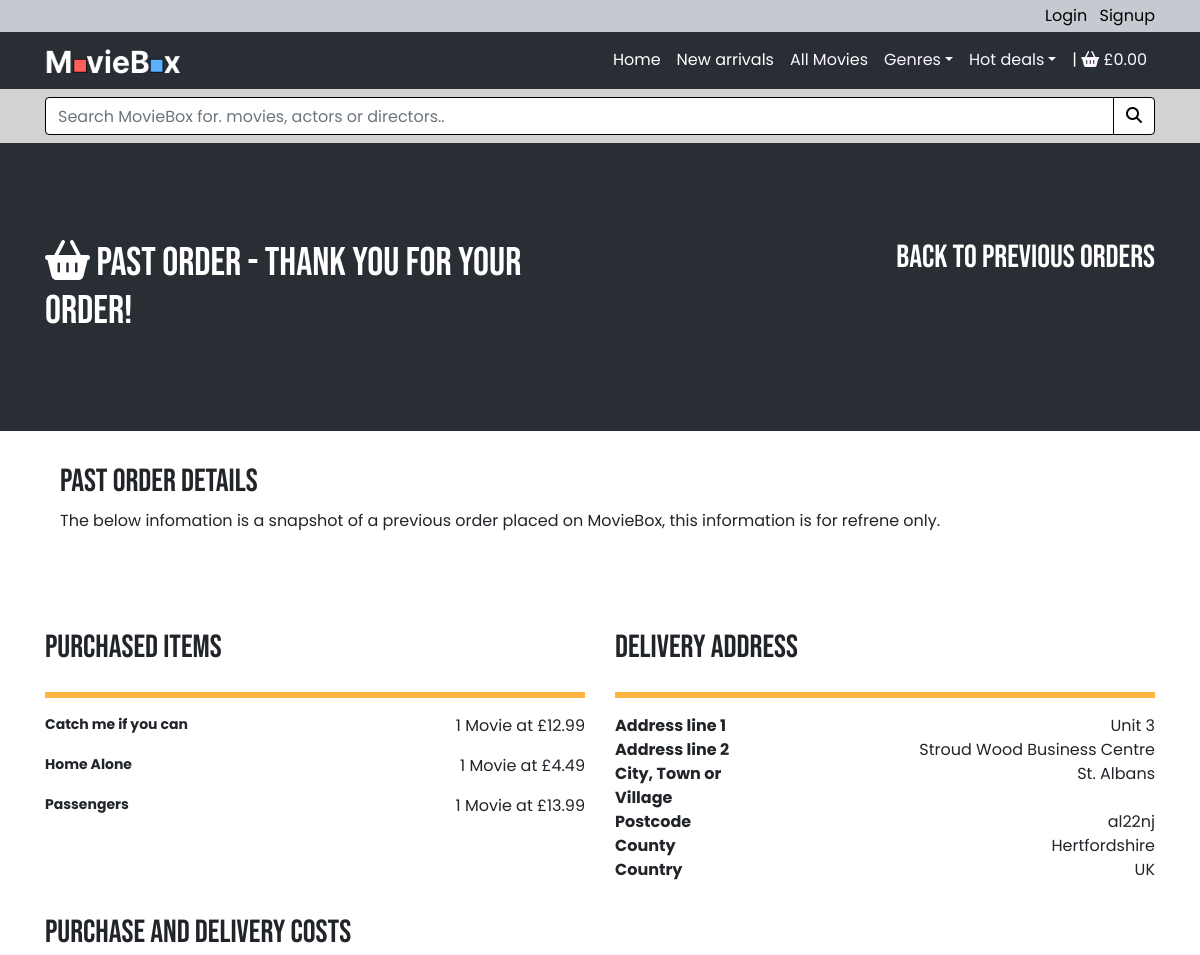
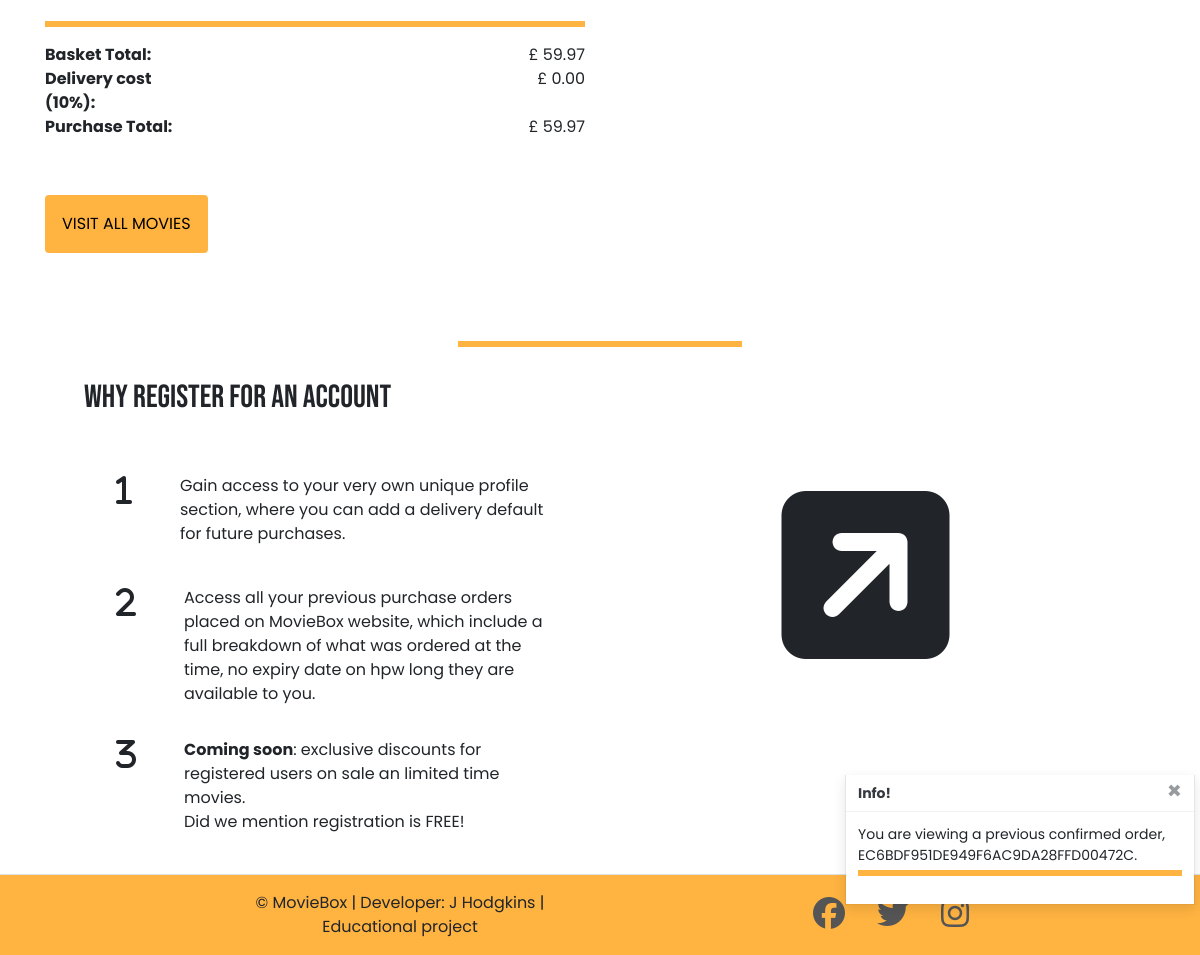
/profile/order_history/EC6BDF951DE949F6AC9DA28FFD00472C, run on the app's committed database (2 pictures, top to bottom).
### purchase/models.py (models this page shows, shortened)
class OrderLineItem(models.Model):
    order = models.ForeignKey(Order, null=False, blank=False, on_delete=models.CASCADE, related_name='lineitems')
    product = models.ForeignKey(Product, null=False, blank=False, on_delete=models.CASCADE)
    grade = models.CharField(max_length=6, null=True, blank=True)  # NEW-A, USED-A
    quantity = models.IntegerField(null=False, blank=False, default=0)
    lineitem_total = models.DecimalField(max_digits=6, decimal_places=2, null=False, blank=False, editable=False)

class Order(models.Model):
    order_number = models.CharField(max_length=32, null=False, editable=False)
    profile = models.ForeignKey(UserProfile, on_delete=models.SET_NULL, null=True, blank=True, related_name='orders')
    date = models.DateTimeField(auto_now_add=True)
    full_name = models.CharField(max_length=50, null=False, blank=False)
    email = models.EmailField(max_length=254, null=False, blank=False)
    phone_number = models.CharField(max_length=20, null=False, blank=False)
    country = models.CharField(max_length=40, null=False, blank=False, default='UK')
    postcode = models.CharField(max_length=20, null=True, blank=True)
    town_or_city = models.CharField(max_length=40, null=False, blank=False)
    street_address1 = models.CharField(max_length=80, null=False, blank=False)
    street_address2 = models.CharField(max_length=80, null=True, blank=True)
    county = models.CharField(max_length=80, null=True, blank=True)
    delivery_cost = models.DecimalField(max_digits=6, decimal_places=2, null=False, default=0)
    order_total = models.DecimalField(max_digits=10, decimal_places=2, null=False, default=0)
    grand_total = models.DecimalField(max_digits=10, decimal_places=2, null=False, default=0)
    original_basket = models.TextField(null=False, blank=False, default='')
    stripe_pid = models.CharField(max_length=254, null=False, blank=False, default='')

### products/models.py (models this page shows, shortened)
class Product(models.Model):
    category = models.ForeignKey(
        'Category', null=True, blank=True, on_delete=models.SET_NULL)
    sku = models.CharField(max_length=254, null=True, blank=True)
    name = models.CharField(max_length=254)
    description = models.TextField()
    price = models.DecimalField(max_digits=6, decimal_places=2)
    actors = models.CharField(max_length=254, null=True, blank=True)
    grade_info = models.CharField(max_length=100, null=True, blank=True)
    format = models.CharField(max_length=50, null=True, blank=True)
    directed_by = models.CharField(max_length=254, null=True, blank=True)
    certificate = models.CharField(max_length=5, null=True, blank=True)
    no_discs = models.CharField(max_length=50, null=True, blank=True)
    duration = models.CharField(max_length=50, null=True, blank=True)
    imdbrating = models.DecimalField(
        max_digits=6, decimal_places=1, null=True, blank=True)
    image_url = models.URLField(max_length=1024, null=True, blank=True)
    image = models.ImageField(null=True, blank=True)

### profiles/views.py (the view)
# urls.py: path('order_history/<order_number>', views.order_history, name='order_history'),
def order_history(request, order_number):
    order = get_object_or_404(Order, order_number=order_number)
    messages.info(request, (
        f'You are viewing a previous confirmed order, {order_number}.'
    ))
    template = 'purchase/purchase_complete.html'
    context = {
        'order': order,
        'from_profile': True,
    }
    return render(request, template, context)

### basket/contexts.py (called while the page is built, shortened)
def basket_contents(request):
    basket = request.session.get('basket', {})
    basket_items = []
    total = 0
    product_count = 0
    if total < settings.FREE_DELIVERY_THRESHOLD:
        delivery = total * Decimal(settings.STANDARD_DELIVERY_PERCENTAGE / 100)
        free_delivery_delta = settings.FREE_DELIVERY_THRESHOLD - total
    else:
        delivery = 0
        free_delivery_delta = 0
    grand_total = delivery + total
    context = {
        'basket_items': basket_items,
        'total': total,
        'product_count': product_count,
        'delivery': delivery,
        'free_delivery_delta': free_delivery_delta,
        'free_delivery_threshold': settings.FREE_DELIVERY_THRESHOLD,
        'grand_total': grand_total,
    }
    return context

### purchase/templates/purchase/purchase_complete.html (shortened to what this page needs)
{% extends "base.html" %}
{% load static %}
{% block page_header %}
<section class="bg-dark basket-page">
    <div class="basket-page-image">
        <div class="container basket-page-banner-inner py-5">
            <div class="row justify-content-center">
                <div class="col-lg-6">
                    <div class="my-5 basket-page-main-heading">
                        <h1 class="display-5 fw-bolder text-white mb-2 "><i class="fas fa-shopping-basket" aria-hidden="true"></i> {% if from_profile %}Past order - Thank you for your order! {% else %}Thank you for your order! {% endif %}</h1>
                    </div>
                </div>
                <div class="col-lg-6">
                    <div class="my-5 basket-page-total-heading">
                        {% if from_profile %}
                            <h2 class="display-5 fw-bolder text-white mb-2">
                        <a class="text-white" href="{% url 'profile' %}">Back to previous orders</a>
                        </h2>
                        {% else %}
                        <h2 class="display-5 fw-bolder text-white mb-2">
                        Order total:<br>£ {{ order.grand_total }}
                        </h2>
                        {% endif %}
                    </div>
                </div>
            </div>
        </div>
    </div>
</section>
{% endblock %}
{% block content %}
    <div class="container">
        <div class="row mb-5">
            <div class="col-sm-12 col-md-12 mb-5">
                <div class="col-12 basket-heading">
                {% if from_profile %}
                    <h2 class="">Past order details</h2>
                    <p>The below infomation is a snapshot of a previous order placed on MovieBox, this information is for refrene only.</p>
                {% endif %}
                </div>
            </div>
            <div class="col-sm-12 col-md-6 mb-5">
                <div class="row">
                    <div class="col-12 basket-heading">
                        <h2 class="">Purchased items</h2>
                    </div>
                </div>
                <hr class="my-3">
                    {% for item in order.lineitems.all %}
                    <div class="row">
                        <div class="col-12 col-md-4">
                            <p class="small mb-0 text-black font-weight-bold">
                                {{ item.product.name }}
                            </p>
                        </div>
                        <div class="col-12 col-md-8 text-md-right">
                            <p>{{ item.quantity }}
                            {% if item.quantity > 1 %}
                            movies at £{{ item.product.price }} each
                            {% else %}
                            Movie at £{{ item.product.price }}
                            {%endif %}
                            </p>
                        </div>
                    </div>
                    {% endfor %}
            </div>
            <div class="col-sm-12 col-md-6">
                    <div class="row">
                        <div class="col-12 basket-heading">
                            <h2 class="">Delivery address</h2>
                        </div>
                    </div>
                    <hr class="my-3">
                    <div class="row">
                        <div class="col-12 col-md-4">
                            <p class="mb-0 text-black font-weight-bold">Address line 1</p>
                        </div>
                        <div class="col-12 col-md-8 text-md-right">
                            <p class="mb-0">{{ order.street_address1 }}</p>
                        </div>
                    </div>
                    {% if order.street_address2 %}
                    <div class="row">
                        <div class="col-12 col-md-4">
                            <p class="mb-0 text-black font-weight-bold">Address line 2</p>
                        </div>
                        <div class="col-12 col-md-8 text-md-right">
                            <p class="mb-0">{{ order.street_address2 }}</p>
                        </div>
                    </div>
                    {% endif %}
                    <div class="row">
                        <div class="col-12 col-md-4">
                            <p class="mb-0 text-black font-weight-bold">City, Town or Village</p>
                        </div>
                        <div class="col-12 col-md-8 text-md-right">
                            <p class="mb-0">{{ order.town_or_city }}</p>
                        </div>
                    </div>
                    {% if order.postcode %}
                    <div class="row">
                        <div class="col-12 col-md-4">
                            <p class="mb-0 text-black font-weight-bold">Postcode</p>
                        </div>
                        <div class="col-12 col-md-8 text-md-right">
                            <p class="mb-0">{{ order.postcode }}</p>
                        </div>
                    </div>
                    {% endif %}
                    {% if order.county %}
                    <div class="row">
                        <div class="col-12 col-md-4">
                            <p class="mb-0 text-black font-weight-bold">County</p>
                        </div>
                        <div class="col-12 col-md-8 text-md-right">
                            <p class="mb-0">{{ order.county }}</p>
                        </div>
                    </div>
                    {% endif %}
                    <div class="row">
                        <div class="col-12 col-md-4">
                            <p class="mb-0 text-black font-weight-bold">Country</p>
                        </div>
                        <div class="col-12 col-md-8 text-md-right">
                            <p class="mb-0">{{ order.country }}</p>
                        </div>
                    </div>
            </div>
            <div class="col-sm-12 col-md-6">
                <div class="row">
                    <div class="col-12 basket-heading">
                        <h2 class="">Purchase and Delivery costs</h2>
                    </div>
                </div>
                <hr class="my-3">
                <div class="row">
                    <div class="col-12 col-md-4">
                        <p class="mb-0 text-black font-weight-bold">Basket Total:</p>
                    </div>
                    <div class="col-12 col-md-8 text-md-right">
                        <p class="mb-0">£ {{ order.order_total }}</p>
                    </div>
                </div>
                <div class="row">
                    <div class="col-12 col-md-4">
                        <p class="mb-0 text-black font-weight-bold">Delivery cost (10%):</p>
                    </div>
                    <div class="col-12 col-md-8 text-md-right">
                        <p class="mb-0">£ {{ order.delivery_cost }}</p>
                    </div>
                </div>
                <div class="row">
                    <div class="col-12 col-md-4">
                        <p class="mb-0 text-black font-weight-bold">Purchase Total:</p>
                    </div>
                    <div class="col-12 col-md-8 text-md-right">
                        <p class="mb-0">£ {{ order.grand_total }}</p>
                    </div>
                </div>
            </div>
        </div>
        <div class="row">
            <div class="col-12 col-lg-12 mb-5">
                <a href="{% url 'products' %}" class="btn basket-link my-2 p-3">
                    <span class="text-uppercase">Visit all movies</span>
                </a>
            </div>
        </div>
    </div>
    {% include 'includes/page_sections/register_section.html' %}
{% endblock content %}

### static/css/main.css (style rules this page uses)
:root { --white: #ffffff; --black: #000000; --darken-grey: #282e33; --grey: #565555; --orange: #FFB341; --blue: #5EB1FF; --dark-blue: #016bde; --silver: #C4CAD0; --cream: #FCF7FF; }
.bg-dark { background-color: var(--darken-grey)!important; }
html, body { overflow-x: hidden; }
html, body { font-family: 'Poppins', sans-serif; font-size: 100%; display: flex; min-height: 100vh; flex-direction: column; }
h1,h2,h3,h4,h5,h6 { font-family: 'Bebas Neue', cursive, sans-serif; }
hr { border: 3px solid var(--orange); color: var(--orange); opacity: 1; }
a { color: #0163cc; text-decoration: none; }
.basket-link { color: var(--black); background-color: var(--orange); text-align:center; padding:1em 0em; }
.basket-heading { padding-top: 2rem; }
.basket-page-total-heading { text-align: left; }
@media (min-width: 766px) { .basket-page-total-heading, .profile-page-heading { text-align: right !important; } }

### data on the page
OrderLineItem: product.name "Catch me if you can", quantity "1", product.price "12.99"
OrderLineItem: product.name "Home Alone", quantity "1", product.price "4.49"
OrderLineItem: product.name "Passengers", quantity "1", product.price "13.99"
Order: street_address1 "Unit 3", street_address2 "Stroud Wood Business Centre", town_or_city "St. Albans", postcode "al22nj", county "Hertfordshire", country "UK", order_total "59.97", delivery_cost "0.00", grand_total "59.97"

### other printed values
{{ message }} "You are viewing a previous confirmed order, EC6BDF951DE949F6AC9DA28FFD00472C."
